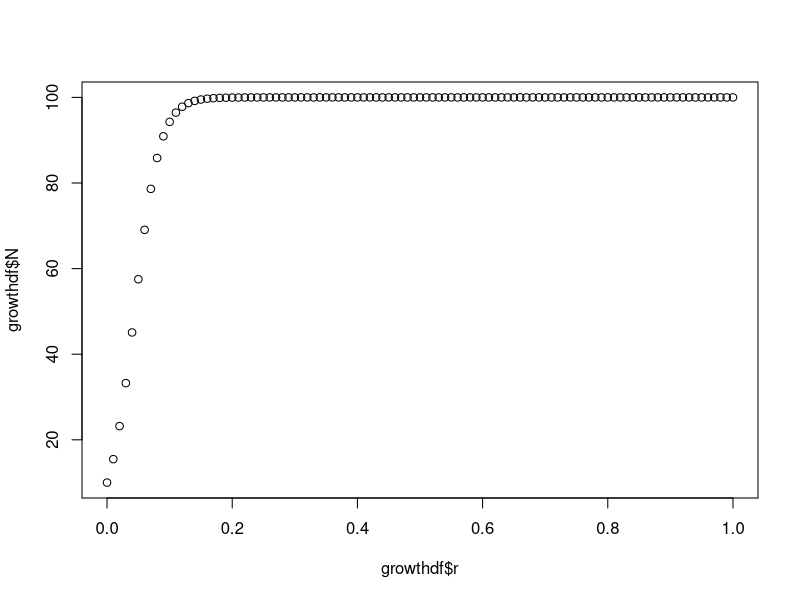

The R script that drew this image:
#basic coding with for loops

for (i in 1:5) {
  cat("stuck in a loop", "\n")
  cat(3+2, "\n")
  cat(runif(1), "\n")

}


my_dogs <- c("chow", "akia", "malam", "husky", "samoyed")

for (i in 1:length(my_dogs)){
  cat("i=", i, "my_dogs[i]", my_dogs[i], "\n")
}

my_bad_dogs <- NULL
for (i in 1:length(my_bad_dogs)){
  cat("i=", i, "my_bad_dogs[i]", my_bad_dogs[i], "\n")
}

for (i in seq_along(my_dogs)){
 cat("i=", i, "my_dogs[i]", my_dogs[i], "\n")

}

#Tips & tricks
#dont loop things you dont need to:

for(i in seq_along(my_dogs)){
  my_dogs[i] <- toupper(my_dogs[i])


}
my_dogs
tolower(my_dogs)
#text changes or rounding can be done once at the end rather than
#in the loop every single time


#tip 2
#don't change dimensions in the loop
my_dat <- runif(1)
for (i in 2:10){
  temp <- runif(1)
  my_dat <- c(my_dat, temp)
  cat("loop number =", i, my_dat[i], "\n")
  print(my_dat)
}
#make a vector of length 10, then run that in the loop rather than
#generating the long vector in the loop


#tip 3
#don't write a loop if you can vectorize it
my_dat <- 1:10
for (i in seq_along(my_dat)){
  my_dat[i] <- my_dat[i] + my_dat[i]^2
  cat("loop number =", i, "vector element", my_dat[i], "\n")


}
#much more efficient
z <- 1:10
z <- z + z^2


#tip 4
#remember diff between i and z[i]
z <- c(10,2,4)
for (i in seq_along(z)){
  cat("i=", i, "z[i]=", z[i], "\n")


}
#i is position, z[i] is value indexed


#tip 5
# dont have to loop through every value

z <- 1:20

for (i in seq_along(z)){
  if(i %% 2 ==0) next
  print(i)
}
#only prints odd values, reducing computing time by half


########################################

# LOGISTIC GROWTH FUNCTION
######################################################
# Function Name: logistic_growth
#
# Purpose:
#   Simulates continuous-time logistic population growth using the
#   closed-form solution to the logistic differential equation.
#   Returns a tidy dataframe suitable for plotting or further analysis.
#
# Inputs:
#   N0 (numeric)  : Initial population size at time t = 0
#   r  (numeric)  : Intrinsic growth rate
#   K  (numeric)  : Carrying capacity
#   t_max (numeric) : Maximum simulation time
#   dt (numeric)  : Time step used to generate the time vector
#
# Output:
#   data.frame containing:
#     time (numeric)        : Time values from 0 to t_max
#     population (numeric)  : Population size N(t) at each time
#     N0 (numeric)          : Initial population parameter used
#     r (numeric)           : Growth rate parameter used
#     K (numeric)           : Carrying capacity parameter used
######################################################
logistic_growth <- function(
  N0 = 10,
  r  = 0.3,
  K  = 100,
  t_max = 50,
  dt = 0.1
){
  
  # time vector
  time <- seq(0, t_max, by = dt)
  
  # logistic equation (closed-form solution)
  N <- K / (1 + ((K - N0) / N0) * exp(-r * time))
  
  # return tidy dataframe
  data.frame(
    time = time,
    population = N,
    N0 = N0,
    r = r,
    K = K
  )
}
######################################################
# END FUNCTION
  

r_vec <- seq(0, 1, by=0.01)
container <- rep(NA, length(r_vec)) #storage for max(n)


for (i in seq_along(r_vec)){
  tempDF <- logistic_growth(r = r_vec[i])
  max_n <- max(tempDF$population)
  print(max_n)
  container[i] <- max_n 

}
growthdf <- data.frame(r = r_vec, N = container)
head(growthdf)


plot(growthdf$r, growthdf$N)
